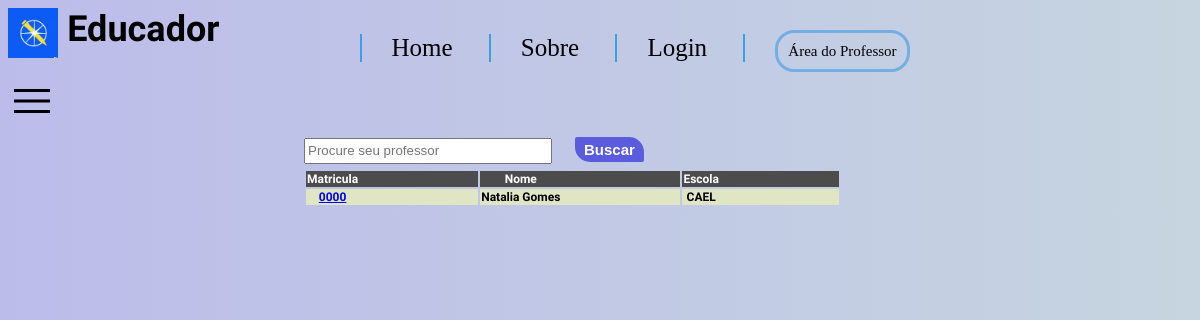
Page /lista_professores on the earlier database version.
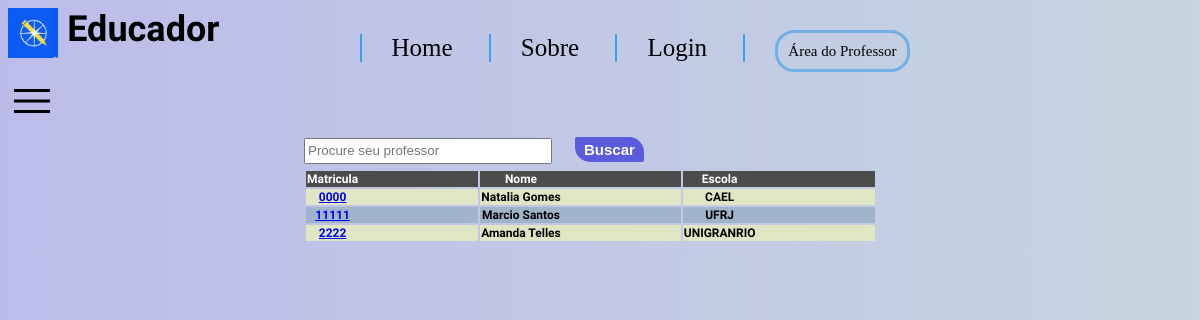
Same page on the later database version.
### apps/professor/models.py (models this page shows)
class Professores(models.Model):
    nome = models.CharField(max_length=50, blank=False, null=False)
    escola = models.CharField(max_length=100, blank=False, null=False)
    matricula = models.CharField(max_length=20, blank=False, null=False, default='0000000')
    senha = models.CharField(max_length=20, blank=False, null=False, default='123456')
    senha_conf = models.CharField(max_length=20, blank=False, )
    email = models.EmailField(blank=False, null=False)
    nascimento = models.DateField(blank=False, null=False)

### apps/alunos/views.py (the view)
# urls.py: path('lista_professores', ListaProfessor.as_view(), name='lista_professores'),
class ListaProfessor(ListView):
    context_object_name = "professores"
    template_name='alunos/buscar_prof.html'
    queryset = Professores.objects.all()
    def get_context_data(self, **kwargs):
        context = super().get_context_data(**kwargs)
        context['usuario'] = 'aluno'
        return context
    def get_queryset(self):
        if len(self.request.GET)>0:
            self.queryset = self.queryset.filter(Q(nome__icontains=self.request.GET['nome'])|
                                                 Q(escola__icontains=self.request.GET['nome'])|
                                                 Q(matricula__icontains=self.request.GET['nome']))
        return self.queryset

### templates/alunos/buscar_prof.html
{%extends 'partials/base.html'%}
{%load static%}
{%block content %}
<div class="lista">
    <div>{% include 'partials/nav-lateral.html' %}</div>
    <div>
        <form action="" method="GET">
            <input type="text" name="nome" placeholder="Procure seu professor">
            <input type="submit" class="btn" value="Buscar">
        </form>
        {%if object_list%}
        <table class="tabela-prof">
            <thead>
                <tr>
                    <th>Matricula</th>
                    <th>Nome</th>
                    <th>Escola</th>
                </tr>
            </thead>
            <tbody>
                {%for prof in object_list%}
                <tr class="pwhite {%cycle '' 'pgray'%}">
                    <th><a href="#">{{prof.matricula}}</a></th>
                    <th>{{prof.nome}}</th>
                    <th>{{prof.escola}}</th>
                </tr>
                {%endfor%}
            </tbody>
        </table>
        {%else%}
        <p>Nenhum professor encontrado</p>
        {%endif%}
    </div>
</div>
{%endblock%}

### templates/partials/base.html (shortened to what this page needs)
{%load static%}
<!DOCTYPE html>
<html lang="pt-br">
<head>
    <link rel="stylesheet" href="{% static 'styles/style.css' %}">
</head>
<body>
    {% include 'partials/menu.html' %}
    {% block content %}{% endblock %}
</body>
</html>

### templates/partials/menu.html (shortened to what this page needs)
{%load static%}
<div class="pagina-inicial">
    <header class="cabecalho">
        <div class="header">
            <img class="logo" src="{% static 'Assets/img/logo.png' %}" alt="logo">
            <h2 class="name_logo">Educador</h2>
            <nav role="navigation" class="primary-navigation">
                <ul class="menu">
                    <li class="item-menu"><a href="{% url 'index' %}">Home</a></li>
                    <li class="item-menu item-drop"><a href="#">Sobre</a>
                    </li>
                    {% if user.is_authenticated %}
                    <li class="item-menu item-drop"><a href="#">Perfil</a>
                        <ul class="dropdown">
                            <li class="d-menu"><a href="{% url 'painel' %}">Painel</a></li>
                            <li class="d-menu"><a href="{% url 'about' %}">Testes</a></li>
                        </ul>
                    </li>
                    <li class="item-menu"><a href="{% url 'logout' %}">Logout</a></li>
                    {% else %}
                    <li class="item-menu"><a href="{% url 'login' %}">Login</a></li>
                    <li class="item-menu" id="login-prof"><a href="{% url 'login_prof' %}">Área do Professor</a></li>
                    {% endif %}
                </ul>
            </nav>
        </div>
    </header>

### templates/partials/alertas.html (shortened to what this page needs)
{% load static %}

### templates/partials/nav-lateral.html (shortened to what this page needs)
{%load static%}

### setup/static/styles/style.css (style rules this page uses)
:root { background-image: linear-gradient(to right, rgb(188, 188, 234), rgb(198, 213, 224)); color:rgb(0, 0, 0); font-size: 12px; font-family: 'Anuphan', sans-serif;; }
h1, h2, h3 { font-weight: bold; text-align: center; }
h2 { font-size: 3rem; }
.header { display: grid; grid-template-columns: 5% 0% auto; }
.name_logo { margin: 0; }
.logo { width: 50px; height: auto; }
.primary-navigation { margin: 0vh 0vh 5vh 0px; display: block; padding: 0 0 0 0; text-align: center; font-size: 25px; }
.item-menu { list-style: none; margin: 0 auto; border-left: 2px solid #3ca0e7; display: inline-block; padding: 0 30px; position: relative; text-decoration: none; text-align: center; font-family: arvo; }
.item-menu a { color: black; text-decoration: none; }
#login-prof a { font-size: 15px; border: #73afe3 solid; padding: 10px; border-radius: 19px; }
.btn { width: auto; background-color: rgb(91, 91, 221); border: rgb(91, 91, 221) solid; color: #fff; font-size: 15px; font-weight: bold; border-radius: 2px 15px 2px 15px; margin-left: 20px; height: auto; }
input { margin-top: 10px; margin-bottom: 5px; width: 20vw; height: 20px; }
.lista { display: grid; grid-template-columns: 25% auto; }
.tabela-prof th { padding-right: 10vw; border-collapse: collapse; }
.pwhite { background-color: #e0e6c3; }
.pgray { background-color: #9fb3ca; }
thead tr { width: 100%; background-color: #4c4c4c; color: white; text-align: center; padding: 8px 5px; border: none; }

Differences in the rows shown:
added Professores: matricula "11111", nome "Marcio Santos", escola "UFRJ"
added Professores: matricula "2222", nome "Amanda Telles", escola "UNIGRANRIO"
